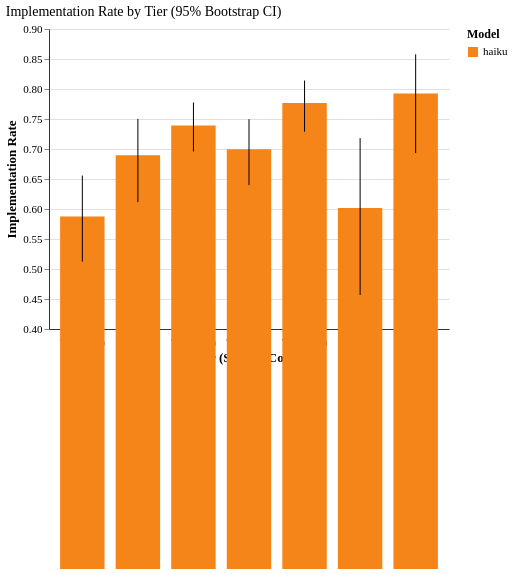

Write a Vega-Lite specification for this figure.
### Vega-Lite specification from a JSON file in a GitHub repository (floating-point values rounded to 4 significant figures)
{"config": {"font": "serif", "axis": {"labelFontSize": 11, "titleFontSize": 13, "gridColor": "#e0e0e0", "domainColor": "#333333"}, "legend": {"labelFontSize": 11, "titleFontSize": 12}, "title": {"fontSize": 14, "anchor": "start", "fontWeight": "normal"}, "view": {"stroke": null, "continuousWidth": 400, "continuousHeight": 300}, "mark": {"tooltip": true}}, "layer": [{"mark": {"type": "bar"}, "encoding": {"color": {"field": "agent_model", "scale": {"domain": ["haiku"], "range": ["#F58518"]}, "title": "Model", "type": "nominal"}, "tooltip": [{"field": "agent_model", "title": "Model", "type": "nominal"}, {"field": "tier", "title": "Tier", "type": "nominal"}, {"field": "impl_rate", "format": ".3f", "title": "Impl-Rate", "type": "quantitative"}, {"field": "ci_low", "format": ".3f", "title": "95% CI Low", "type": "quantitative"}, {"field": "ci_high", "format": ".3f", "title": "95% CI High", "type": "quantitative"}, {"field": "n", "title": "N", "type": "quantitative"}], "x": {"axis": {"labelAngle": 0}, "field": "tier_label", "sort": ["T0 (n=17)", "T1 (n=7)", "T2 (n=14)", "T3 (n=19)", "T4 (n=14)", "T5 (n=2)", "T6 (n=1)"], "title": "Tier (Subtest Count)", "type": "nominal"}, "xOffset": {"field": "agent_model", "type": "nominal"}, "y": {"field": "impl_rate", "scale": {"domain": [0.4, 0.9]}, "title": "Implementation Rate", "type": "quantitative"}}}, {"mark": {"type": "errorbar"}, "encoding": {"x": {"field": "tier_label", "sort": ["T0 (n=17)", "T1 (n=7)", "T2 (n=14)", "T3 (n=19)", "T4 (n=14)", "T5 (n=2)", "T6 (n=1)"], "type": "nominal"}, "xOffset": {"field": "agent_model", "type": "nominal"}, "y": {"field": "ci_low", "title": "Implementation Rate", "type": "quantitative"}, "y2": {"field": "ci_high"}}}], "data": {"name": "data-7273e822fe508087bf339ce96a5db4d7"}, "height": 300, "title": "Implementation Rate by Tier (95% Bootstrap CI)", "width": 400, "$schema": "https://vega.github.io/schema/vega-lite/v6.1.0.json", "datasets": {"data-7273e822fe508087bf339ce96a5db4d7": [{"agent_model": "haiku", "tier": "T0", "tier_label": "T0 (n=17)", "impl_rate": 0.5874, "ci_low": 0.5123, "ci_high": 0.6557, "n": 113}, {"agent_model": "haiku", "tier": "T1", "tier_label": "T1 (n=7)", "impl_rate": 0.6895, "ci_low": 0.6114, "ci_high": 0.7501, "n": 79}, {"agent_model": "haiku", "tier": "T2", "tier_label": "T2 (n=14)", "impl_rate": 0.7394, "ci_low": 0.6957, "ci_high": 0.7775, "n": 130}, {"agent_model": "haiku", "tier": "T3", "tier_label": "T3 (n=19)", "impl_rate": 0.6995, "ci_low": 0.6399, "ci_high": 0.7497, "n": 121}, {"agent_model": "haiku", "tier": "T4", "tier_label": "T4 (n=14)", "impl_rate": 0.7766, "ci_low": 0.7288, "ci_high": 0.8142, "n": 120}, {"agent_model": "haiku", "tier": "T5", "tier_label": "T5 (n=2)", "impl_rate": 0.6017, "ci_low": 0.4567, "ci_high": 0.7181, "n": 24}, {"agent_model": "haiku", "tier": "T6", "tier_label": "T6 (n=1)", "impl_rate": 0.7923, "ci_low": 0.6932, "ci_high": 0.8577, "n": 15}]}}
